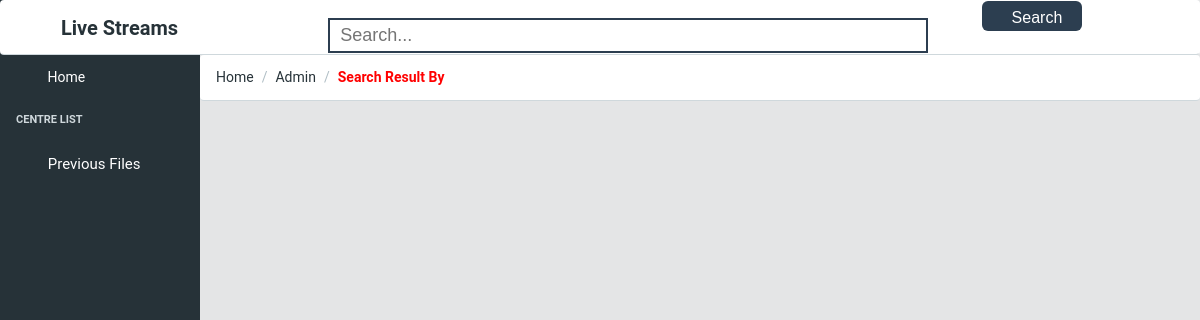
The page /searchres.php on the database as committed earlier.
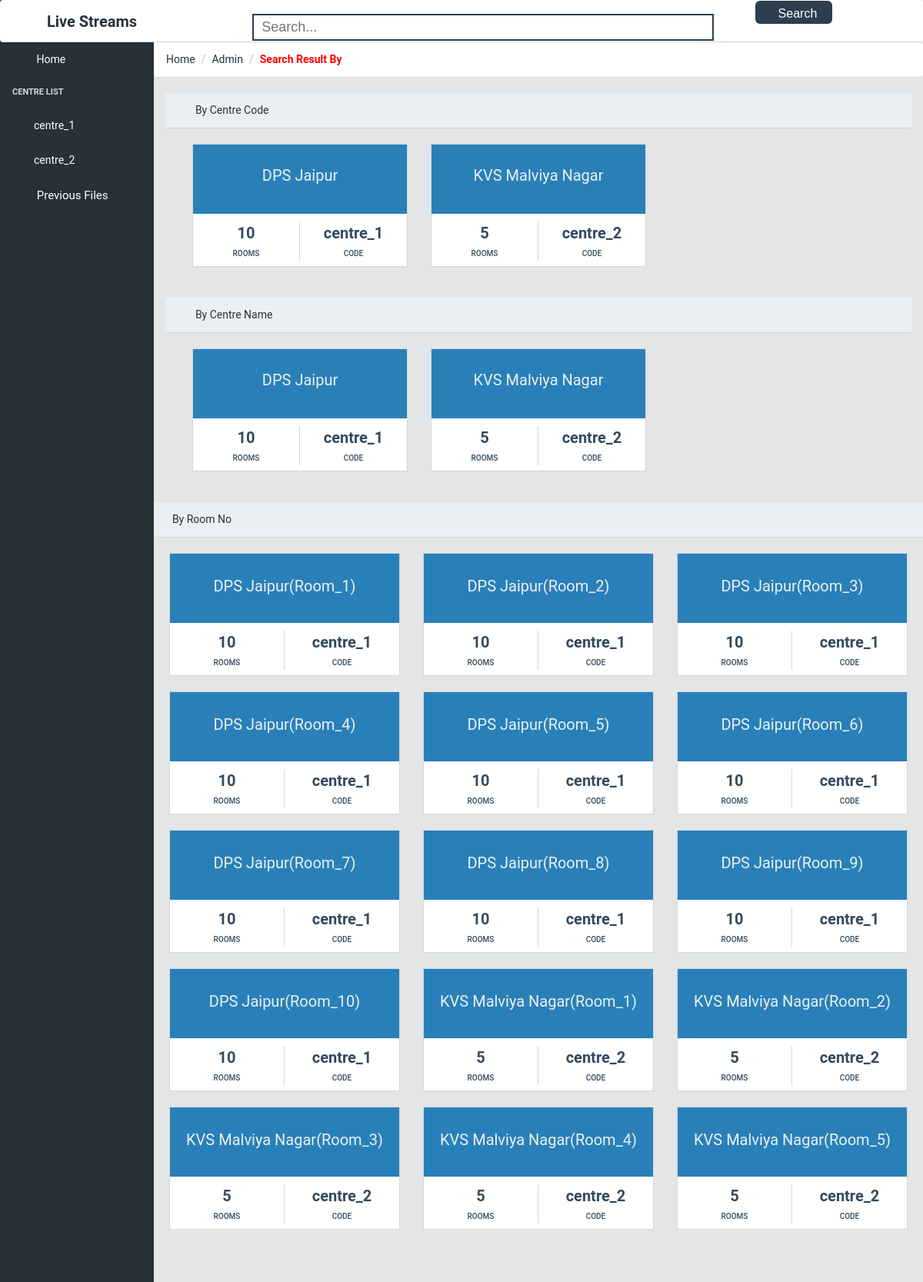
The same page on the database as committed later.
### tables this page shows
CREATE TABLE `centres` (
  `username` varchar(255) NOT NULL,
  `password` varchar(255) NOT NULL,
  `name` varchar(255) NOT NULL,
  `phone` bigint(20) NOT NULL,
  `rooms` int(11) NOT NULL,
  `address` text NOT NULL
);

CREATE TABLE `streams` (
  `id` int(11) NOT NULL,
  `centre` varchar(255) NOT NULL,
  `record` int(11) NOT NULL DEFAULT '0',
  `name` varchar(255) NOT NULL,
  `port` int(11) NOT NULL,
  `lockRoom` int(11) NOT NULL DEFAULT '0'
);

### searchres.php (the view, shortened to what this page needs)
<?php
	include('connection.php');
	$viewn = $_GET['viewer'];
	$choice = "Search Result";
	$title = $_GET['title'];
	echo '<!DOCTYPE html>
	<html lang="en"><head><meta http-equiv="Content-Type" content="text/html; charset=UTF-8">
        <link href="./helper/font-awesome.min.css" rel="stylesheet">
        <link href="./helper/simple-line-icons.css" rel="stylesheet">
		<link rel="stylesheet" href="helper/bootstrap.min.css">
        <link href="./helper/style.css" rel="stylesheet">
		<link href="styles.css" rel="stylesheet">
    </head>
    <body class="navbar-fixed sidebar-nav fixed-nav  pace-done"><div class="pace  pace-inactive"><div class="pace-progress" data-progress-text="100%" data-progress="99" style="transform: translate3d(100%, 0px, 0px);">
</div>
<div class="pace-activity"></div></div>
        <header class="navbar">
            <div class="container-fluid">
				<h style="font-size:20px;float:left;margin-left:5%"><b>Live Streams</b></h>';
				?>
				<form  autocomplete="off" style="float:left" id="contact-form" method="post" >
				<input type="text" name="title" id="title" onclick="search()" onkeydown="search()" onkeypress="search()" onkeyup="search()" autocomplete="off" class="search_url" placeholder="Search..."  data-toggle="dropdown" aria-haspopup="true" aria-expanded="false" style="border: 2px solid #2c3e50;" />
				<button style="background: #2c3e50;" name='searc' class="search">
				Search
				<span class="glyphicon glyphicon-search"></span>
				</button>
				<?php
                echo '
				<script>
					function search(){
						var title=$("#title").val();
						if(title=="")
						$("#result").html("");
						if(title!=""&&title.length>=1){
							$.ajax({
								type:"post",
								url:"search1.php",
								data:"title= "+title.trim(" ")+" '.$viewn.'",
								success:function(datav){
									$("#result").html(datav);
								 }
								});
							}
					}
				</script>
				</form>
				<ul class="nav navbar-nav pull-right hidden-md-down" style="margin-right:20px">
                    <li class="nav-item dropdown">
                        <a href="viewerLog.php">
                            <span class="hidden-md-down">'.$viewn.'</span>
                        </a>
                    </li>
                </ul>
            </div>
        </header>
		<div class="sidebar">
            <nav class="sidebar-nav open" style="height: 558px;">
                <ul class="nav">
					<li class="nav-item">
                        <a class="nav-link" href=""><i class="icon-speedometer"></i> Home </a>
                    </li>
                    <li class="nav-title">
                        Centre List
                    </li>';
					$result = mysqli_query($conn,"SELECT * FROM centres");
					while($run = mysqli_fetch_assoc($result)){
						$row = mysqli_query($conn,"SELECT min(id) as streamnum FROM streams where name = 'Room_1' AND centre = '".$run['username']."'");
						$num = mysqli_fetch_assoc($row);
                    echo '<li class="nav-item nav-dropdown">
                        <a class="nav-link" href="mainStream.php?stream='.$num['streamnum'].'&viewer='.$viewn.'"><i class="icon-puzzle"></i>'.$run['username'].'</a>
                    </li>
					';}
					echo '
					<li class="nav-item">
                        <a class="nav-link" href="previous.php?viewer='.$viewn.'" style="font-size:15px"><i class="icon-speedometer"></i> Previous Files </a>
                    </li>
                </ul>
            </nav>
        </div>
        <main class="main">
            <ol class="breadcrumb">
                <li class="breadcrumb-item">Home</li>
                <li class="breadcrumb-item">Admin</a></li>
                <li class="breadcrumb-item active"><b style="color:red">'.$choice.' By '.$title.'</b></li>
            </ol>
            <div class="container-fluid">
                <div class="animated fadeIn">
                    <div class="row">';
						$result = mysqli_query($conn,"select * from centres where username like '".$title."%'");
						if(mysqli_num_rows($result) > 0){
						echo '
						<div class="card-header"><i class="fa fa-align-justify"></i>By Centre Code</div>
						<div class="card-block">';
						while($run = mysqli_fetch_assoc($result)){
						$row = mysqli_query($conn,"SELECT min(id) as streamnum FROM streams where name = 'Room_1' AND centre = '".$run['username']."'");
						$num = mysqli_fetch_assoc($row);
						echo '
						<a href="mainStream.php?stream='.$num['streamnum'].'&viewer='.$viewn.'">
						<div class="col-sm-6 col-lg-4">
							<div class="social-box">
                                <div style="min-height:90px;padding-top:9%;background:#2980b9;color:#ecf0f1;font-size:20px">
									'.$run['name'].'
								</div>
                                <ul style="background:white; color:#34495e">
                                    <li>
                                        <strong>'.$run['rooms'].'</strong>
                                        <span style="color:#34495e">Rooms</span>
                                    </li>
                                    <li>
                                        <strong>'.$run['username'].'</strong>
                                        <span style="color:#34495e">Code</span>
                                    </li>
                                </ul>
                            </div>
						</div>
						</a>';}
					echo '
						</div>
						</div>';}
						echo '
                    </div>
					<div class="row">';
						$result = mysqli_query($conn,"select * from centres where name like '".$title."%'");
						if(mysqli_num_rows($result) > 0){
							echo '
						<div class="card-header"><i class="fa fa-align-justify"></i>By Centre Name</div>
						<div class="card-block">';
						while($run = mysqli_fetch_assoc($result)){
						$row = mysqli_query($conn,"SELECT min(id) as streamnum FROM streams where name = 'Room_1' AND centre = '".$run['username']."'");
						$num = mysqli_fetch_assoc($row);
						echo '
						<a href="mainStream.php?stream='.$num['streamnum'].'&viewer='.$viewn.'">
						<div class="col-sm-6 col-lg-4">
							<div class="social-box">
                                <div style="min-height:90px;padding-top:9%;background:#2980b9;color:#ecf0f1;font-size:20px">
									'.$run['name'].'
								</div>
                                <ul style="background:white; color:#34495e">
                                    <li>
                                        <strong>'.$run['rooms'].'</strong>
                                        <span style="color:#34495e">Rooms</span>
                                    </li>
                                    <li>
                                        <strong>'.$run['username'].'</strong>
                                        <span style="color:#34495e">Code</span>
                                    </li>
                                </ul>
                            </div>
						</div>
						</a>';}
					echo '
						</div>
						</div>';}
						echo '
                    </div>
					<div class="row">';
						$result = mysqli_query($conn,"select * from streams where name like '".$title."%'");
						if(mysqli_num_rows($result) > 0){
							echo '
						<div class="card-header"><i class="fa fa-align-justify"></i>By Room No</div>
						<div class="card-block">';
						while($run = mysqli_fetch_assoc($result)){
						$row = mysqli_query($conn,"SELECT id FROM streams where name = '".$run['name']."'");
						$num = mysqli_fetch_assoc($row);
						echo '
						<a href="mainStream.php?stream='.$num['id'].'&viewer='.$viewn.'">';
						$rows = mysqli_query($conn,"select * from centres where username = '".$run['centre']."'");
						$run1 = mysqli_fetch_assoc($rows);
						echo '
						<div class="col-sm-6 col-lg-4">
							<div class="social-box">
                                <div style="min-height:90px;padding-top:9%;background:#2980b9;color:#ecf0f1;font-size:20px">
									'.$run1['name'].'('.$run['name'].')
								</div>
                                <ul style="background:white; color:#34495e">
                                    <li>
                                        <strong>'.$run1['rooms'].'</strong>
                                        <span style="color:#34495e">Rooms</span>
                                    </li>
                                    <li>
                                        <strong>'.$run1['username'].'</strong>
                                        <span style="color:#34495e">Code</span>
                                    </li>
                                </ul>
                            </div>
						</div>
						</a>';}
					echo '
						</div>
						</div>';}
						echo '
                    </div>
                </div>
            </div>
        </main>
        <script src="./Table_files/jquery.min.js.download"></script>
        <script src="./Table_files/tether.min.js.download"></script>
        <script src="./Table_files/bootstrap.min.js.download"></script>
        <script src="./Table_files/pace.min.js.download"></script>
        <script src="./Table_files/Chart.min.js.download"></script>
        <script src="./Table_files/app.js.download"></script>
</body></html>';?>

### styles.css (style rules this page uses)
html, body { font-family: 'Roboto', 'Helvetica', sans-serif; }
.search_url { background: none; border: 2px solid #92d07f; outline: none; padding: 5px 10px; margin-right: 50px; margin-left: 150px; font: 18px arial; color: #666; width: 600px; }
.search { padding: 8px 30px; color: #fff; border: none; outline: none; height:30px; width:100px; font: normal 16px arial; border-radius: 6px; cursor: pointer; float: center; text-align:center; }

Rows that differ between the two databases and show on the page:
added centres: username "centre_1", name "DPS Jaipur", rooms "10"
added centres: username "centre_2", name "KVS Malviya Nagar", rooms "5"
added streams: centre.name "DPS Jaipur", name "Room_1", centre.rooms "10", centre.username "centre_1"
added streams: centre.name "DPS Jaipur", name "Room_2", centre.rooms "10", centre.username "centre_1"
added streams: centre.name "DPS Jaipur", name "Room_3", centre.rooms "10", centre.username "centre_1"
added streams: centre.name "DPS Jaipur", name "Room_4", centre.rooms "10", centre.username "centre_1"
added streams: centre.name "DPS Jaipur", name "Room_5", centre.rooms "10", centre.username "centre_1"
added streams: centre.name "DPS Jaipur", name "Room_6", centre.rooms "10", centre.username "centre_1"
added streams: centre.name "DPS Jaipur", name "Room_7", centre.rooms "10", centre.username "centre_1"
added streams: centre.name "DPS Jaipur", name "Room_8", centre.rooms "10", centre.username "centre_1"
added streams: centre.name "DPS Jaipur", name "Room_9", centre.rooms "10", centre.username "centre_1"
added streams: centre.name "DPS Jaipur", name "Room_10", centre.rooms "10", centre.username "centre_1"
added streams: centre.name "KVS Malviya Nagar", name "Room_1", centre.rooms "5", centre.username "centre_2"
added streams: centre.name "KVS Malviya Nagar", name "Room_2", centre.rooms "5", centre.username "centre_2"
added streams: centre.name "KVS Malviya Nagar", name "Room_3", centre.rooms "5", centre.username "centre_2"
added streams: centre.name "KVS Malviya Nagar", name "Room_4", centre.rooms "5", centre.username "centre_2"
added streams: centre.name "KVS Malviya Nagar", name "Room_5", centre.rooms "5", centre.username "centre_2"
Other text that changed with them:
text now shown: "By Centre Code By Centre Name By Room No"
